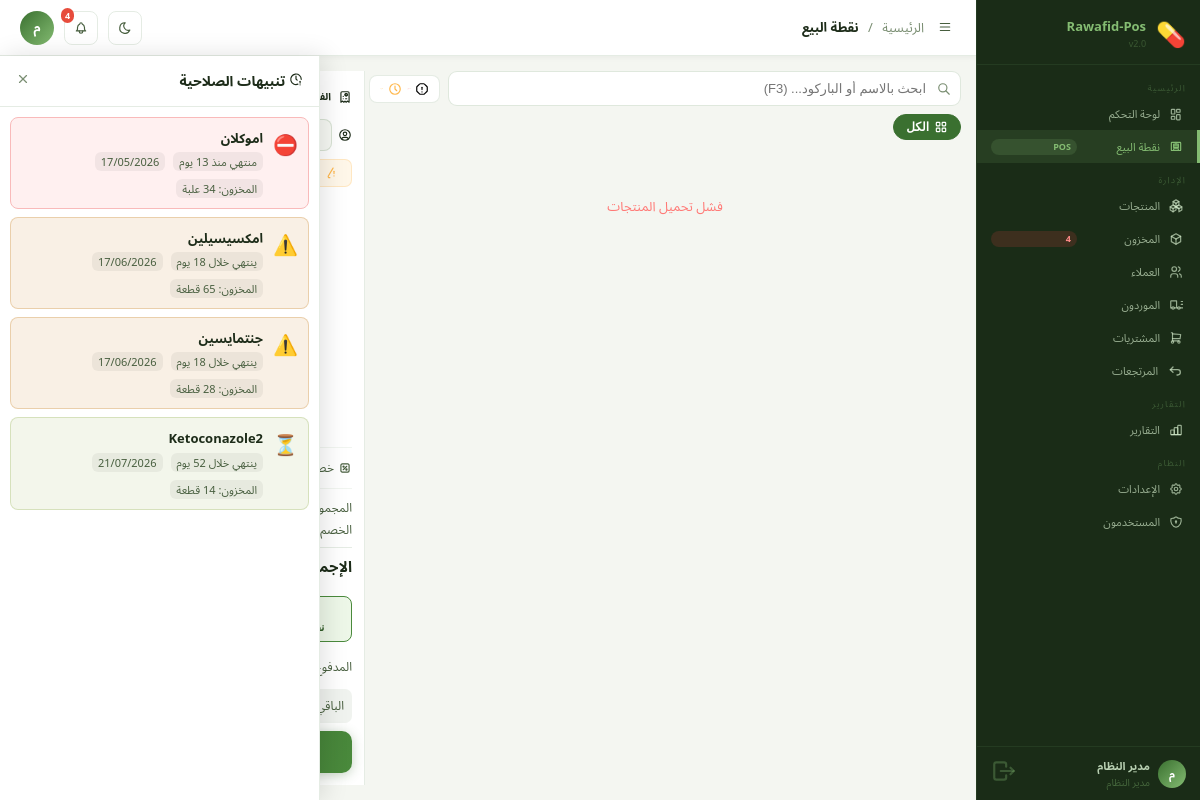
/?page=pos (signed in), run on the app's committed database.
### tables this page shows
CREATE TABLE `products` (
  `id` int(11) NOT NULL AUTO_INCREMENT,
  `name` varchar(200) NOT NULL,
  `barcode` varchar(50) DEFAULT NULL,
  `category_id` int(11) DEFAULT NULL,
  `unit` varchar(50) DEFAULT 'قطعة',
  `purchase_price` decimal(12,2) DEFAULT 0.00,
  `sale_price` decimal(12,2) NOT NULL,
  `stock_qty` decimal(12,3) DEFAULT 0.000,
  `min_stock_alert` decimal(12,3) DEFAULT 5.000,
  `max_stock` decimal(12,3) DEFAULT 1000.000,
  `expiry_date` date DEFAULT NULL,
  `image` varchar(255) DEFAULT NULL,
  `description` text DEFAULT NULL,
  `is_active` tinyint(1) DEFAULT 1,
  `created_by` int(11) DEFAULT NULL,
  `created_at` timestamp NOT NULL DEFAULT current_timestamp(),
  `updated_at` timestamp NOT NULL DEFAULT current_timestamp() ON UPDATE current_timestamp(),
  PRIMARY KEY (`id`),
  UNIQUE KEY `barcode` (`barcode`),
  KEY `created_by` (`created_by`),
  KEY `idx_barcode` (`barcode`),
  KEY `idx_name` (`name`),
  KEY `idx_category` (`category_id`),
  CONSTRAINT `products_ibfk_1` FOREIGN KEY (`category_id`) REFERENCES `categories` (`id`) ON DELETE SET NULL,
  CONSTRAINT `products_ibfk_2` FOREIGN KEY (`created_by`) REFERENCES `users` (`id`) ON DELETE SET NULL
);

### app/Controllers/PosController.php (called while the page is built, shortened)
<?php
class PosController {
    public function index(): void {
        require ROOT . '/app/Views/layouts/main.php';
    }
}

### config/Database.php (called while the page is built, shortened)
<?php
class Database {
    private static $instance = null;
    private $conn;
    private function __construct() {
        try {
            $this->conn = new PDO(
                "mysql:host=" . DB_HOST . ";dbname=" . DB_NAME . ";charset=" . DB_CHARSET,
                DB_USER,
                DB_PASS,
                [
                    PDO::ATTR_ERRMODE            => PDO::ERRMODE_EXCEPTION,
                    PDO::ATTR_DEFAULT_FETCH_MODE => PDO::FETCH_ASSOC,
                    PDO::ATTR_EMULATE_PREPARES   => false,
                    PDO::MYSQL_ATTR_INIT_COMMAND => "SET NAMES utf8mb4 COLLATE utf8mb4_unicode_ci"
                ]
            );
        } catch (PDOException $e) {
            die('<div style="direction:rtl;font-family:Arial;padding:30px;background:#fee;border:2px solid #f00;border-radius:8px;margin:20px">
                <h3>❌ خطأ في الاتصال بقاعدة البيانات</h3>
                <p>تأكد من تشغيل XAMPP وإنشاء قاعدة البيانات <strong>pos_system</strong></p>
                <p style="color:#999;font-size:13px">' . $e->getMessage() . '</p>
            </div>');
        }
    }
    public static function getInstance(): self {
        if (self::$instance === null) {
            self::$instance = new self();
        }
        return self::$instance;
    }
    public function query(string $sql, array $params = []): PDOStatement {
        $stmt = $this->conn->prepare($sql);
        $stmt->execute($params);
        return $stmt;
    }
    public function fetchAll(string $sql, array $params = []): array {
        return $this->query($sql, $params)->fetchAll();
    }
}

### app/Helpers/Helper.php (called while the page is built, shortened)
<?php
class Helper {
    public static function formatDate(string $date, string $format = 'd/m/Y H:i'): string {
        return date($format, strtotime($date));
    }
    public static function e(mixed $val): string {
        return htmlspecialchars((string)$val, ENT_QUOTES, 'UTF-8');
    }
}

### app/Views/pos/index.php (the view, shortened to what this page needs)
<?php
$currency   = $settings['currency'] ?? 'ج.س';
$db         = Database::getInstance();
$expiryAlerts = $db->fetchAll(
    "SELECT id, name, expiry_date, stock_qty, unit,
            DATEDIFF(expiry_date, CURDATE()) as days_left
     FROM products
     WHERE is_active = 1
       AND expiry_date IS NOT NULL
       AND expiry_date <= DATE_ADD(CURDATE(), INTERVAL 60 DAY)
     ORDER BY expiry_date ASC
     LIMIT 20"
);
?>
<div class="pos-wrap">
  <div class="pos-left">
    <div class="pos-toolbar">
      <div class="pos-search-box">
        <input type="text" id="pos-search" class="pos-search-inp"
               placeholder="ابحث بالاسم أو الباركود... (F3)"
               oninput="searchProducts(this.value)" autocomplete="off">
      </div>
      <?php if (!empty($expiryAlerts)): ?>
      <?php
        $expiredCount = count(array_filter($expiryAlerts, fn($a) => $a['days_left'] < 0));
        $soonCount    = count(array_filter($expiryAlerts, fn($a) => $a['days_left'] >= 0));
      ?>
      <button class="pos-expiry-alert-btn" onclick="toggleExpiryPanel()" title="تنبيهات الصلاحية">
        <?php if ($expiredCount > 0): ?>
        <span class="pea-count red"><?= $expiredCount ?> منتهي</span>
        <?php endif; ?>
        <?php if ($soonCount > 0): ?>
        <span class="pea-count orange"><?= $soonCount ?> قريب</span>
        <?php endif; ?>
      </button>
      <?php endif; ?>
    </div>
    <div class="pos-cats-bar" id="pos-cats">
      <button class="pcat-btn active" onclick="filterCat(0, this)">
 الكل
      </button>
    </div>
    <div class="pos-grid" id="products-grid">
    </div>
  </div>
  <div class="pos-right">
    <div class="cart-head">
      <div class="cart-head-title">
        <span>الفاتورة الحالية</span>
      </div>
      <div class="flex gap-1">
        <button class="cart-ico-btn" onclick="holdInvoice()" title="تعليق الفاتورة">
        </button>
        <button class="cart-ico-btn danger" onclick="clearCart()" title="مسح الفاتورة">
        </button>
      </div>
    </div>
    <div class="cart-customer-sel">
    </div>
    <div id="customer-debt-warn" class="customer-debt-warn is-hidden">
    </div>
    <div class="cart-body" id="cart-items">
      <div class="cart-placeholder">
        <div class="cart-placeholder-ico">🛒</div>
        <p>انقر على منتج لإضافته</p>
        <small>أو ابحث بالاسم / الباركود</small>
      </div>
    </div>
    <div class="cart-discount-row">
      <span class="cdr-label"> خصم</span>
    </div>
    <div class="cart-totals">
      <div class="ct-row"><span>المجموع الفرعي</span><span id="s-subtotal">0.00 <?= $currency ?></span></div>
      <div class="ct-row discount-ct is-hidden" id="discount-row">
        <span>الخصم</span><span id="s-discount" class="u-style-67"></span>
      </div>
      <div class="ct-row ct-total">
        <span><strong>الإجمالي</strong></span>
        <span id="s-total"><strong>0.00 <?= $currency ?></strong></span>
      </div>
    </div>
    <div class="payment-methods-row">
      <button class="pm-btn active" data-method="cash" onclick="selectPM(this)">
<span>نقدي</span>
      </button>
      <button class="pm-btn" data-method="card" onclick="selectPM(this)">
<span>بطاقة</span>
      </button>
      <button class="pm-btn" data-method="transfer" onclick="selectPM(this)">
<span>تحويل</span>
      </button>
      <button class="pm-btn" data-method="credit" onclick="selectPM(this)">
<span>آجل</span>
      </button>
    </div>
    <div class="paid-section" id="paid-section">
      <div class="paid-row">
        <label class="paid-lbl">المدفوع</label>
      </div>
      <div class="change-row is-hidden" id="change-row">
        <span class="change-lbl">الباقي للعميل</span>
        <span id="change-amount" class="change-val">0.00 <?= $currency ?></span>
      </div>
    </div>
    <button class="btn-complete-sale" onclick="processSale()" id="pay-btn">
      <span>إتمام البيع</span>
    </button>
  </div>
</div>
<div class="expiry-panel is-hidden" id="expiry-panel">
  <div class="ep-header">
    <span> تنبيهات الصلاحية</span>
    <button onclick="toggleExpiryPanel()"></button>
  </div>
  <div class="ep-body">
    <?php foreach ($expiryAlerts as $a):
      $dl = (int)$a['days_left'];
      $isExp = $dl < 0;
      $cls = $isExp ? 'ep-item-expired' : ($dl <= 7 ? 'ep-item-critical' : ($dl <= 30 ? 'ep-item-warn' : 'ep-item-soon'));
      $label = $isExp
        ? 'منتهي منذ ' . abs($dl) . ' يوم'
        : ($dl === 0 ? 'ينتهي اليوم!' : ($dl === 1 ? 'ينتهي غداً!' : 'ينتهي خلال ' . $dl . ' يوم'));
    ?>
    <div class="ep-item <?= $cls ?>">
      <div class="ep-item-icon">
        <?= $isExp ? '⛔' : ($dl <= 7 ? '🚨' : ($dl <= 30 ? '⚠️' : '⏳')) ?>
      </div>
      <div class="ep-item-info">
        <div class="ep-item-name"><?= Helper::e($a['name']) ?></div>
        <div class="ep-item-meta">
          <span><?= $label ?></span>
          <span><?= Helper::formatDate($a['expiry_date'], 'd/m/Y') ?></span>
          <span>المخزون: <?= number_format($a['stock_qty'], 0) ?> <?= Helper::e($a['unit']) ?></span>
        </div>
      </div>
    </div>
    <?php endforeach; ?>
  </div>
</div>

### assets/css/base.css (style rules this page uses)
*, *::before, *::after { box-sizing: border-box; margin: 0; padding: 0; }
html { font-size: 15px; }
body { font-family: "Segoe UI", Tahoma, "Noto Sans Arabic", Arial, sans-serif; background: var(--bg); color: var(--text); direction: rtl; min-height: 100vh; line-height: 1.55; font-weight: 400; text-rendering: optimizeLegibility; -webkit-font-smoothing: antialiased; }

### assets/css/utilities.css (style rules this page uses)
.flex { display: flex; }
.gap-1 { gap: var(--space-1); }
.is-hidden { display: none; }
.u-style-66 { color:var(--color-hex-ffb84d) }

### data on the page
products: name "اموكلان", label "منتهي منذ 13 يوم", expiry_date "17/05/2026", unit "علبة"
products: name "امكسيسيلين", label "ينتهي خلال 18 يوم", expiry_date "17/06/2026", unit "قطعة"
products: name "جنتمايسين", label "ينتهي خلال 18 يوم", expiry_date "17/06/2026", unit "قطعة"
products: name "Ketoconazole2", label "ينتهي خلال 52 يوم", expiry_date "21/07/2026", unit "قطعة"

### other printed values
$bicon "💊"
$bname "Rawafid-Pos"
APP_VERSION "2.0"
$lowStockCount "4"
mb_substr(Auth::user()['full_name'] ?? 'م', 0, 1) "م"
Auth::user()['full_name'] "مدير النظام"
$curPage "نقطة البيع"
